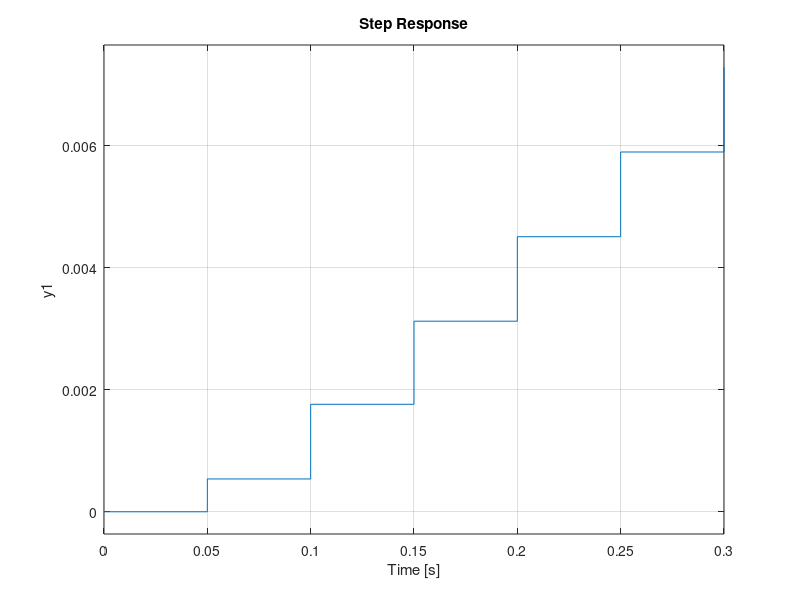
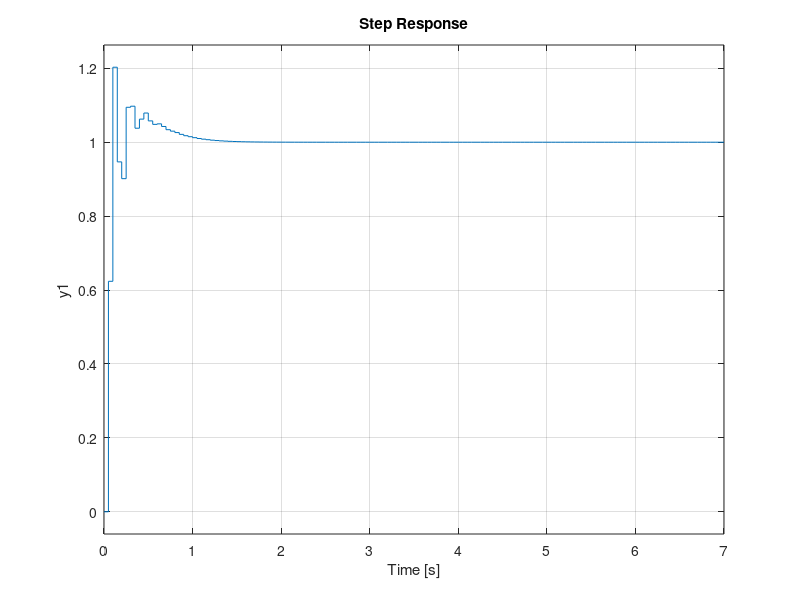

These charts were generated, in order, by the following MATLAB code:
%==========================================================================
% Projeto - VRFT
% Tassiano Neuhaus
% tassianors@gmail.com
%==========================================================================
clear all; close all;

% Sample time
Ts=0.05;
% Final time [s]
Tf=1;
% Time vector
t=[0:Ts:Tf];

% definitions
kk=980*1.126*1.051;
ca=0.5274;
cb=0.8605;
cc=-0.2901;
cd=0.955;

% Plant's transfer function - unknown in a real word
Gc=zpk([],[0 -36 -100], 100);
G=c2d(Gc, Ts);
% Controler TF
C=zpk([ca cb],[cc cd], kk, Ts);
atraso=tf([1],[1 0],Ts);
% M is the desired transfer function in Closed Loop
M=C*G/(C*G+1);

% input signal
ul=square(2*pi*10*t)'+sin(10*t)'+sin(20*t)';

% response of unknown plant to u input signal
yl=lsim(G, ul, t);
% get the signal rl whose generate the same yl, but considering M TF.
W=1/M*atraso;

rl_=lsim(W, yl, t);
rl=rl_(2:size(rl_,1));
rl(size(rl_,1))=0;
% Controller input signal
yl(size(rl_,1))=0;
el=rl-yl;
% Controller output signal
yl;

ul_=ul(1:size(ul,1)-1);
% min square method 
N=size(t,2)-1;
n=5;
phy=zeros(N, n);
for k=3:N
    phy(k, 1)=el(k);
    phy(k, 2)=el(k-1);
    phy(k, 3)=el(k-2);
    phy(k, 4)=ul(k-1);
    phy(k, 5)=ul(k-2);
end
teta=inv(phy'*phy)*phy'*ul_

% to be used in graphic plotting
step(G);
figure;
step(M);

-teta(2)/kk
ca+cb
teta(3)/kk
ca*cb
teta(4)
cc+cd
-teta(5)
cc*cd